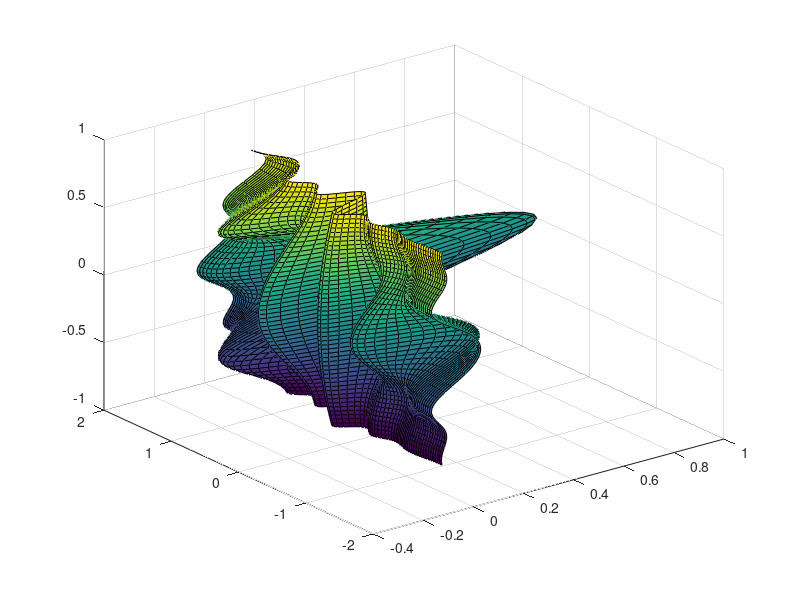

Here is the MATLAB script that generated this plot:
%% https://www.youtube.com/watch?v=nT7z6MxdEQE&t=2237s 

% An Introduction to 3D Beamforming
M=8;
N=8;
theta_azii=[-pi/2:pi/100:pi/2];
theta_elee=[-pi/4:pi/100:pi/4];

theta_aziis=deg2rad(45)*ones(1,length(theta_azii));
theta_elees=deg2rad(0.1)*ones(1,length(theta_elee))


[theta,psi]=meshgrid(theta_azii,theta_elee);
[thetas,psis]=meshgrid(theta_aziis,theta_elees);
f=3e8;
c=3e8;
lambda=c/f;

dx=lambda/2;
dy=dx;

u=sin(theta).*cos(psi);
v=sin(theta).*sin(psi);
us=sin(thetas).*cos(psis);
vs=sin(thetas).*sin(psis);

PSI_X=2*pi.*(dx./(lambda)).*(u-us);
PSI_Y=2*pi.*(dy./(lambda)).*(v-vs);

S_x=sin(M.*PSI_X./2)./(sin(PSI_X./2))/M;
S_y=sin(N.*PSI_Y./2)./(sin(PSI_Y./2))/N;

surf(S_x.*S_y,theta,psi)
% figure
% polarplot3d(theta,psi,S_x)

